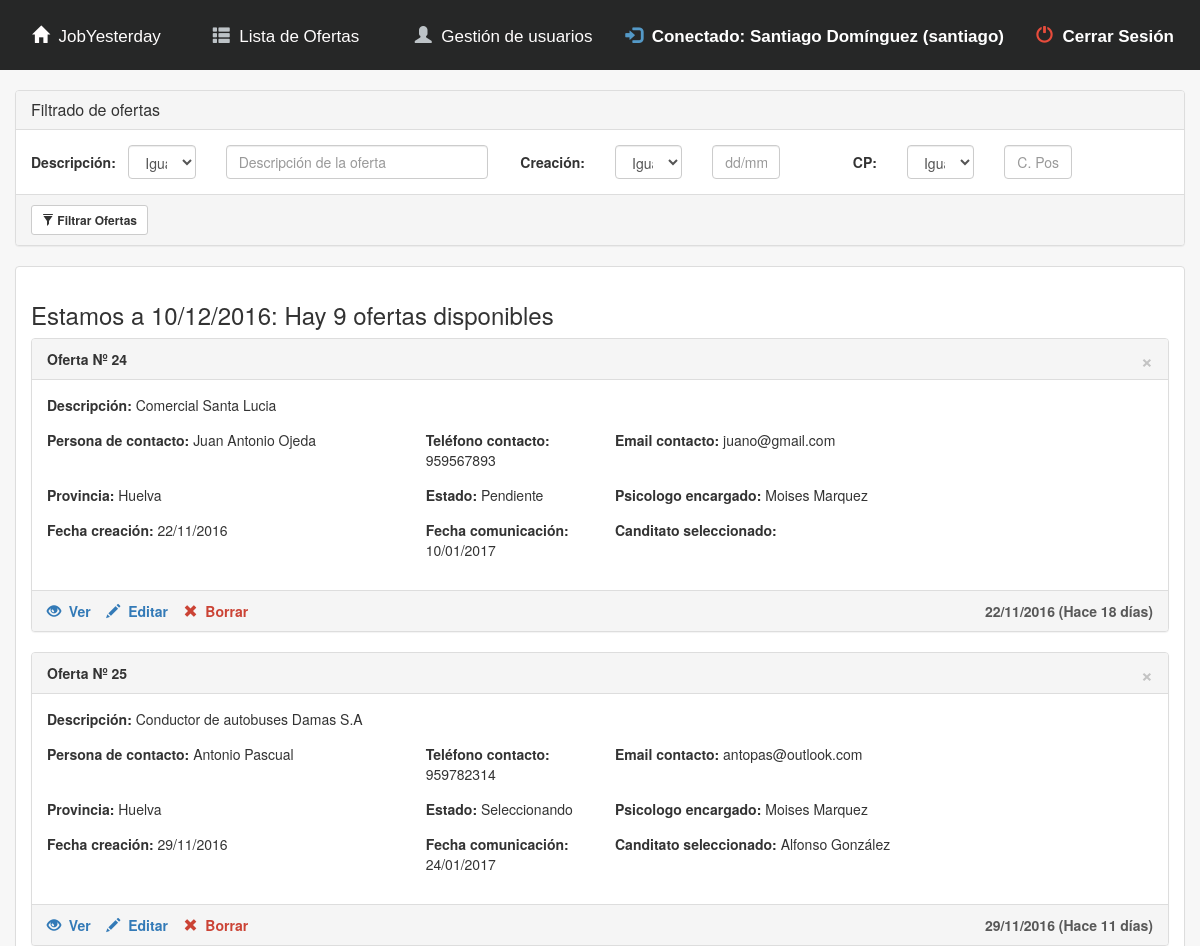
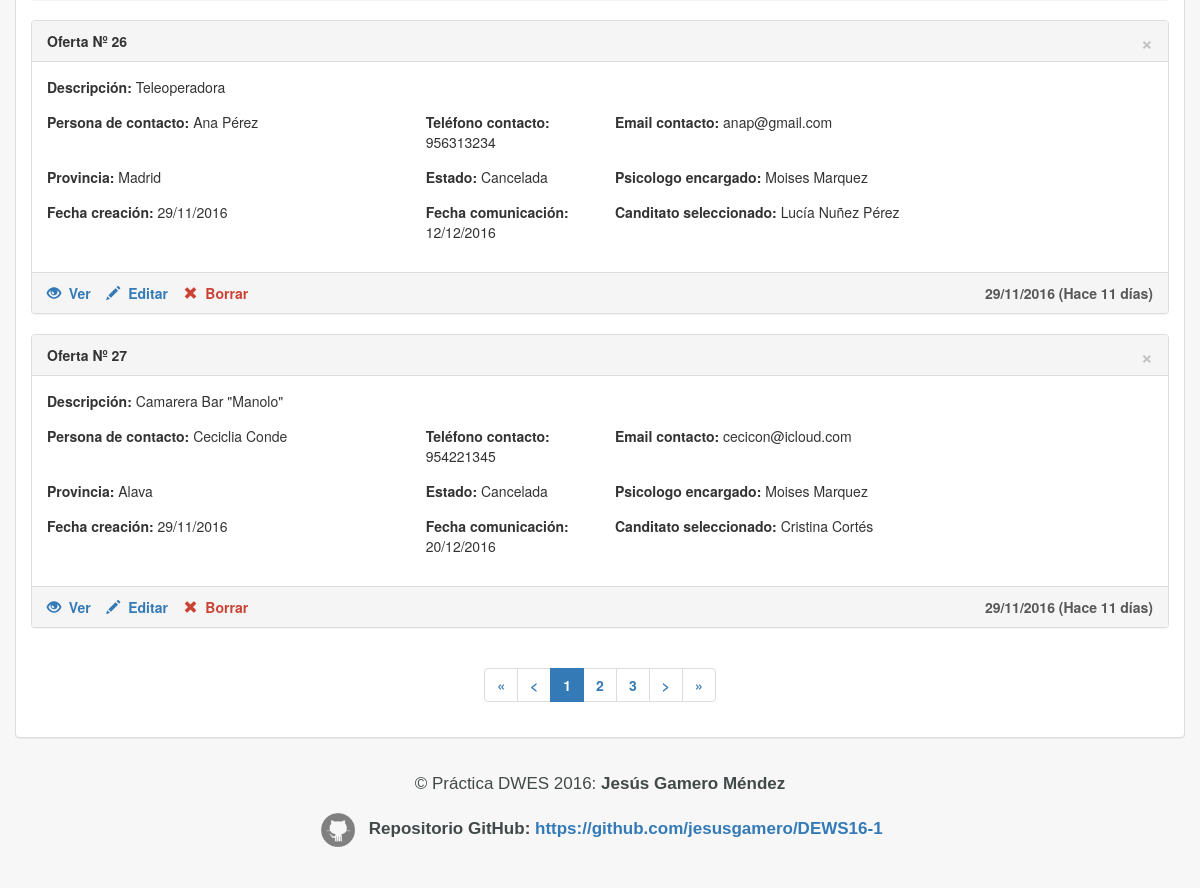
/app/index.php?ctrl=list (signed in), run on an earlier commit of the app's database (2 pictures, top to bottom).
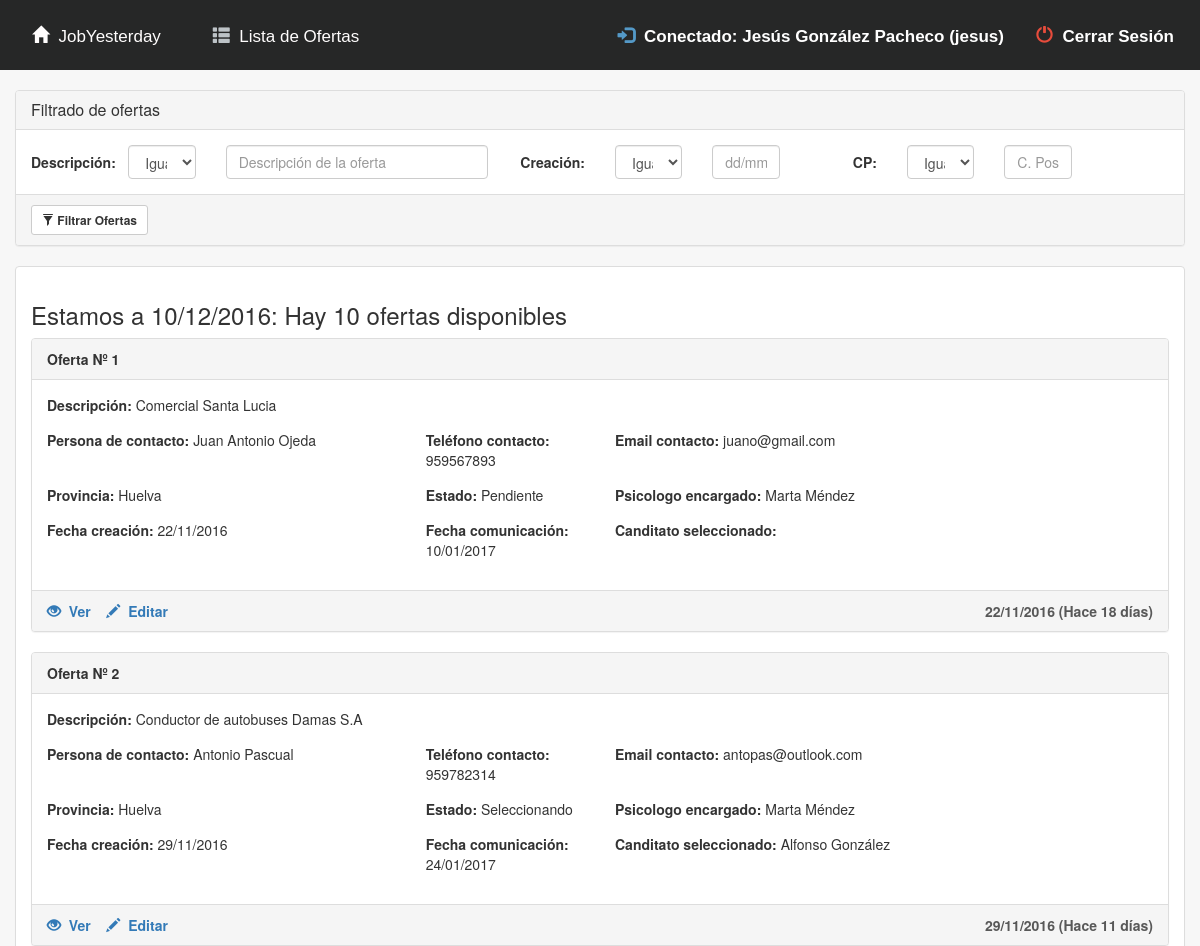
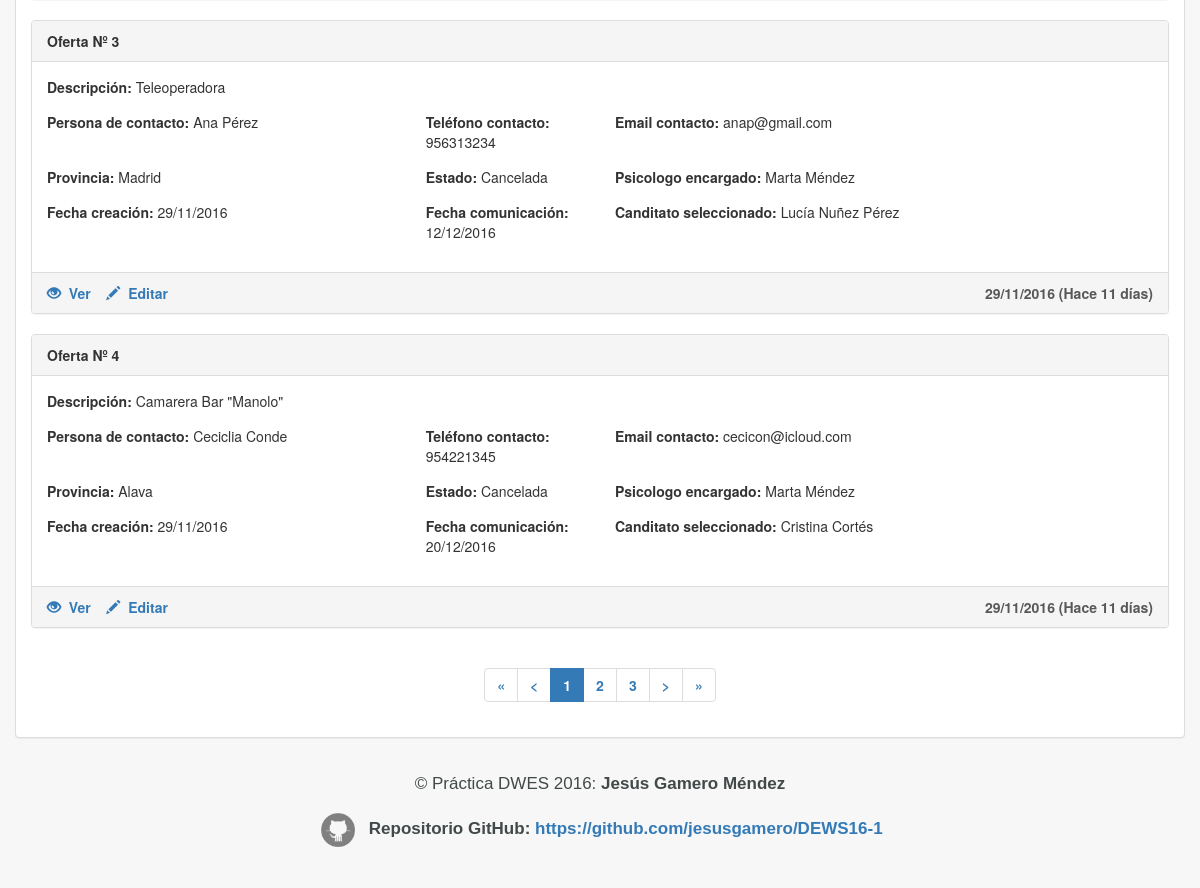
And on a later commit of the database (2 pictures, top to bottom).
### tables this page shows
CREATE TABLE `oferta` (
  `idoferta` int(11) NOT NULL,
  `descripcion` varchar(250) NOT NULL,
  `persona_contacto` varchar(35) NOT NULL,
  `tlf_contacto` int(9) NOT NULL,
  `email_contacto` varchar(25) NOT NULL,
  `dir_empresa` varchar(50) DEFAULT NULL,
  `poblacion` varchar(25) DEFAULT NULL,
  `cp` varchar(5) DEFAULT NULL,
  `provincia` varchar(35) DEFAULT NULL,
  `estado` char(1) DEFAULT NULL,
  `fcreacion` date DEFAULT NULL,
  `fcomunicacion` date DEFAULT NULL,
  `psico_encar` varchar(25) DEFAULT NULL,
  `candidato` varchar(35) DEFAULT NULL,
  `des_candidato` varchar(250) DEFAULT NULL
);

CREATE TABLE `provincia` (
  `cod_provincia` int(2) NOT NULL DEFAULT '0' COMMENT 'Código de la provincia de dos digitos',
  `nombre` varchar(50) NOT NULL DEFAULT '' COMMENT 'Nombre de la provincia'
);

CREATE TABLE `usuario` (
  `cod` int(11) NOT NULL,
  `tipo` char(1) NOT NULL,
  `nombre` varchar(35) DEFAULT NULL,
  `user` varchar(10) DEFAULT NULL,
  `pass` varchar(10) DEFAULT NULL
);

### app/model/DB_connection.php (called while the page is built, shortened)
<?php
Class Database {
	private $link;
	private $result;
	private static $_instance;
	public static function getInstance(){
		if (!(self::$_instance instanceof self)){
			self::$_instance=new self();
		}
		return self::$_instance;
	}
	private function Conectar($conf)
	{
		$this-> link =new mysqli($conf['servidor'], $conf['usuario'], $conf['password']);
		$this->link->select_db($conf['base_datos']);
		$this->link->query("SET NAMES 'utf8'");
	}
	public function Consulta($sql)
	{
		$this->result=$this->link->query($sql);
		return $this->result;
	}
	public function LeeRegistro($result=NULL)
	{
		if (! $result)
		{
			$result=$this->result;
		}
		$this->regActual=$result->fetch_assoc();
		return $this->regActual;
	}
}

### app/model/model.php (called while the page is built, shortened)
<?php
include (MODEL_PATH . "DB_connection.php");
function nombreProvincias($id)
{
	$bdatos = Database::getInstance();
	$query = 'SELECT p.nombre FROM provincia p WHERE p.cod_provincia=' . $id;
	$res = $bdatos->Consulta($query);
	$registro = $bdatos->LeeRegistro();
	return $registro['nombre'];
}
function nombrePsicologo($id)
{
	$bdatos = Database::getInstance();
	$query = 'SELECT u.nombre FROM usuario u WHERE u.cod=' . $id;
	$res = $bdatos->Consulta($query);
	$registro = $bdatos->LeeRegistro();
	return $registro['nombre'];
}
function nRegistros()
{
	$MyBD = Database::getInstance();
	$query = "SELECT count(*) as total FROM oferta";
	$result = $MyBD->Consulta($query);
	$reg = mysqli_fetch_assoc($result);
	return $reg['total'];
}
function verOfertas($posIni)
{
	$bd = database::getInstance();
	$query = "SELECT * FROM oferta LIMIT " . ($posIni - 1) . "," . PROXPAG;
	$res = $bd->Consulta($query);
	while ($line = $bd->LeeRegistro($res)) {
		$ofertas[] = $line;
	}
	return $ofertas;
}

### app/view/list.php (the view, shortened to what this page needs)
	<br>
<div class="container-fluid">
<form class="form-horizontal" method="POST">
<div class="panel panel-default">
 <div class="panel-heading"><h3 class="panel-title">Filtrado de ofertas</h3></div>
<div class="panel-body">
	<div class="row">
	<label class="col-xs-12 col-sm-2 col-md-1 control-label" for="descripcion">Descripción:</label>
	<div class="col-xs-12 col-sm-4 col-md-1">
	<?= creaSelect('cond1a',$criterio,sesion('cond1a'))?>
	</div>
	<div class="col-xs-12 col-sm-5 col-md-3">
		<input id="cond1b" value="<?= sesion('cond1b') ?>" name="cond1b" class="form-control input-md" placeholder="Descripción de la oferta">
	</div>
	<label class="col-xs-12 col-sm-2 col-md-1 control-label" for="creacion">Creación:</label>
	<div class="col-xs-12 col-sm-4 col-md-1">
	<?= creaSelect('cond2a',$criterio,sesion('cond2a'))?>
	</div>
	<div class="col-xs-12 col-sm-5 col-md-1">
		<input id="cond2b" value="<?= sesion('cond2b') ?>"name="cond2b" class="form-control input-md" placeholder="dd/mm/yyyy">
	</div>
	<label class="col-xs-12 col-sm-2 col-md-1 control-label" for="cp">CP:</label>
	<div class="col-xs-12 col-sm-4 col-md-1">
	<?= creaSelect('cond3a',$criterio,sesion('cond3a'))?>
	</div>
	<div class="col-xs-12 col-sm-5 col-md-1">
		<input id="cond3b" value="<?= sesion('cond3b') ?>" name="cond3b" class="form-control input-md" placeholder="C. Postal">
	</div>
	</div>
</div>
 <div class="panel-footer">
 <button class="btn btn-default btn-sm"><span class="glyphicon glyphicon-filter"></span>&nbsp;<b>Filtrar Ofertas</b></button></div>
</div>
</form>
</div>
<div class="container-fluid">
<div class="panel panel-default">
<div class="panel-body">
<h3>Estamos a <?= date("d/m/Y"); ?>:<?php echo " Hay ". $nreg." ofertas disponibles"; ?></h3>
 	<?php if ($listado==null)
	{
	?>
	<center><h3>Oops! No hay ninguna oferta disponible, inserte una nueva.</h3></center><br><br>
	<?php
	}
	else
	{
	foreach ($listado as $clave => $oferta)
	{ ?>
				<div class="panel panel-default">
				<div class="panel-heading"><b>Oferta Nº <?= $oferta['idoferta']; ?> </b>
				<?php if ($_SESSION['tipo']=='A'): ?>
				<a href="?ctrl=delete&id=<?= $oferta['idoferta']; ?>" class="close">&times;</a>
				<?php endif; ?>
				</div>
				<div class="panel-body">
				<div class="form-horizontal">
					<div class="form-group">
					  <div class="col-md-10"><b>Descripción: </b><?= $oferta['descripcion']; ?></div>
					</div>
					<div class="form-group">
					  <div class="col-md-4"><b>Persona de contacto: </b><?= $oferta['persona_contacto']; ?></div>
					  <div class="col-md-2"><b>Teléfono contacto: </B><?= $oferta['tlf_contacto']; ?></div>
					  <div class="col-md-4"><b>Email contacto: </B><?= $oferta['email_contacto']; ?></div>
					</div>
					<div class="form-group">
					  <div class="col-md-4"><b>Provincia: </b><?= nombreProvincias($oferta['provincia']) ?></div>
					  <div class="col-md-2"><b>Estado: </b><?= verEstado($oferta['estado']); ?></div>
					  <div class="col-md-4"><b>Psicologo encargado: </b><?= nombrePsicologo($oferta['psico_encar']) ?></div>
					</div>
					<div class="form-group">
					  <div class="col-md-4"><b>Fecha creación: </b><?= formatoGregoriano($oferta['fcreacion']) ?></div>
					  <div class="col-md-2"><b>Fecha comunicación: </b><?= formatoGregoriano($oferta['fcomunicacion']) ?></div>
					  <div class="col-md-4"><b>Canditato seleccionado: </b><?= $oferta['candidato']; ?></div>
					</div>
				</div>
				</div>
				<div class="panel-footer">
				<a href="?ctrl=info&id=<?= $oferta['idoferta']; ?>"><span class="glyphicon glyphicon-eye-open"></span>&nbsp;<b>&nbsp;Ver</b></a>&nbsp;&nbsp;&nbsp;
				<a href="?ctrl=update&id=<?= $oferta['idoferta']; ?>"><span class="glyphicon glyphicon-pencil"></span>&nbsp;<b>&nbsp;Editar</b></a>&nbsp;&nbsp;&nbsp;
				<?php if ($_SESSION['tipo']=='A'): ?>
				<a href="?ctrl=delete&id=<?= $oferta['idoferta']; ?>" style="color: #CB4335"><span style="color: #FFFFF" class="glyphicon glyphicon-remove"></span>&nbsp;<b>&nbsp;Borrar</b></a>
				<?php endif; ?>
				<label style="float:right; color:#585858"><?= formatoGregoriano($oferta['fcreacion']) ?> (Hace <?= diasTranscurridos($oferta['fcreacion'],date("Y-m-d")); ?> días)</label>
				</div>
				</div>
	<?php }}?>
	<center><b>
		<ul class="pagination">
		<li><a href="?ctrl=list&pag=1" >&laquo;</a></li>
		<li><a href="?ctrl=list&pag=<?php echo ($pag-1);?>"><</a></li>
		<?php for ($i = 1; $i < $maxPag; $i++) {
			if($i==$pag){
			echo "<li class='active'><a href='?ctrl=list&pag=".$i."'>".$i."</a></li>";
			}
			else{
			echo "<li><a href='?ctrl=list&pag=".$i."'>".$i."</a></li>";
			}
		}
		?>
		<li><a href="?ctrl=list&pag=<?php if ($pag < ceil($maxPag-1)){echo ($pag+1);} else {echo (ceil($maxPag-1));} ?>">></a></li>
		<li><a href="?ctrl=list&pag=<?php echo (ceil($maxPag-1));?>">&raquo;</a></li>
		</ul>
	</b></center>
</div>
</div>
</div>

### app/index.php (shortened to what this page needs)
<html>
    <head>
		<link rel="stylesheet" href="template/css/login.css">
		<link rel="stylesheet" href="template/css/barras.css">
		<link rel="stylesheet" href="https://maxcdn.bootstrapcdn.com/bootstrap/3.3.7/css/bootstrap.min.css">
    </head>
<body style="background-color:#F7F7F7">
<?php
if (isset($_SESSION["tipo"]) )
{
	if ($_SESSION['tipo']=='A' || $_SESSION['tipo']=='P')
	{
		include(TEMPLATE_PATH.'encabezado.php');
	}
}
$ctrl=isset($_GET['ctrl']) ? $_GET['ctrl'] : 'login';
$file=CTRL_PATH.$ctrl.'.php';
if (file_exists($file))
{
    include($file);
}
else
{
    include(CTRL_PATH.'error404.php');
}
if (isset($_SESSION["tipo"]) )
{
	if ($_SESSION['tipo']=='A' || $_SESSION['tipo']=='P')
	{
		include(TEMPLATE_PATH.'pie.php');
	}
}
?>
</body>
</html>

### app/template/encabezado.php (shortened to what this page needs)
<ul id="menu-bar">
 <li><a href="?ctrl=list"><span class="glyphicon glyphicon-home"></span>&nbsp;&nbsp;JobYesterday</a></li>
 <li><a style="width: 190px" href="?ctrl=list"><span style="color:#BDC3C7" class="glyphicon glyphicon-th-list"></span>&nbsp;&nbsp;Lista de Ofertas</a>
 </li>
 <li>
 <?php if ($_SESSION['tipo']=='A'): ?>
	  	<a style="width: 220px" href="?ctrl=list_user"><span class="glyphicon glyphicon-user" style="color:#BDC3C7"></span>&nbsp;&nbsp;Gestión de usuarios</a>
	 <?php endif; ?>
 </li>
 <li style="position:absolute; right:170px"><a style="color:#FFFFFF"><span style="color:#5499C7" class="glyphicon glyphicon-log-in"></span><b>&nbsp;&nbsp;Conectado: <?= $_SESSION['nombre']?> (<?= $_SESSION['usuario']?>)</b></a></li>
 <li style="position:absolute; right:0px"><a href="?ctrl=logout" style="color:#FFFFFF"><span class="glyphicon glyphicon-off" style="color:#E74C3C"></span><B>&nbsp;&nbsp;Cerrar Sesión</B></a></li>
</ul>
<br>

### app/ctrl/list.php (shortened to what this page needs)
<?php
$ofertas = array();
include_once (MODEL_PATH . "model.php");
include_once (HELPERS_PATH . "helpers.php");
$criterio = array(
	'=' => "Igual a",
	'LIKE' => "Contenga",
	'>' => "Mayor",
	'<' => "Menor"
);
if (sesion('cond1b') == '' && sesion('cond2b') == '' && sesion('cond3b') == '') {
	if (isset($_GET['pag'])) $pag = $_GET['pag'];
	else $pag = 1;
	$maxPag = ((int)(NRegistros()) / PROXPAG) + 1;
	$posIni = (($pag - 1) * PROXPAG) + 1;
	$listado = verOfertas($posIni);
	$nreg = NRegistros();
	include_once (VIEW_PATH . "list.php");
}
?>

### app/helpers/helpers.php (shortened to what this page needs)
<?php
function verEstado($estado)
{
	if ($estado == 'P') {
		return 'Pendiente';
	}
	else
	if ($estado == 'R') {
		return 'Realizando';
	}
	else
	if ($estado == 'S') {
		return 'Seleccionando';
	}
	else
	if ($estado == 'C') {
		return 'Cancelada';
	}
}
function formatoGregoriano($fecha_old)
{
	$a = explode('-', $fecha_old);
	$fecha_new = $a[2] . '/' . $a[1] . '/' . $a[0];
	return $fecha_new;
}
function sesion($nombreCampo, $valorPorDefecto = '')
{
	if (isset($_SESSION[$nombreCampo])) return $_SESSION[$nombreCampo];
	else return $valorPorDefecto;
}
function creaSelect($name, $opciones, $valorDefecto = '')
{
	$html = "\n" . '<select class="form-control" name="' . $name . '">';
	foreach($opciones as $value => $text) {
		if ($value == $valorDefecto) $select = 'selected="selected"';
		else $select = "";
		$html.= "\n\t<option value=\"$value\" $select>$text</option>";
	}
	$html.= "\n</select>";
	return $html;
}
function diasTranscurridos($fecha_i, $fecha_f)
{
	$dias = (strtotime($fecha_i) - strtotime($fecha_f)) / 86400;
	$dias = abs($dias);
	$dias = floor($dias);
	return $dias;
}

### app/template/pie.php
<footer><div id="footer"><br>
<center>
<p>&copy; Práctica DWES 2016: <B>Jesús Gamero Méndez</B><br><br>
<img src="template/img/github.png" alt="Smiley face" height="42" width="42">&nbsp;&nbsp;<b>Repositorio GitHub: <a href="https://github.com/jesusgamero/DEWS16-1">https://github.com/jesusgamero/DEWS16-1</a></b><br><br>
</div></footer>

### app/template/css/barras.css (style rules this page uses)
#footer { width: 100%; margin: 0px 0px 0px 0px; padding: 0px 6px 4px 6px; height: 130px; line-height: 100%; background: #F7F7F7; font-weight: lighter; font-family: Arial, Helvetica, sans-serif; font-style: normal; font-size: 17px; color: #424949; }
#menu-bar { width: 100%; margin: 0px 0px 0px 0px; padding: 6px 6px 4px 6px; height: 70px; line-height: 100%; background: #262727; position:relative; z-index:999; }
#menu-bar li { margin: 0px 0px 6px 0px; padding: 14px 6px 0px 6px; float: left; position: relative; list-style: none; }
#menu-bar a { font-weight: lighter; font-family: sans-serif; font-style: normal; font-size: 17px; color: #FFFDFD; text-decoration: none; display: block; padding: 6px 20px 6px 20px; margin: 0; margin-bottom: 0px; height: 50px; }
#menu-bar:after { content: "."; display: block; clear: both; visibility: hidden; line-height: 0; height: 0; }
#menu-bar { display: inline-block; }

What changed in the data, as far as the page shows it:
removed oferta: idoferta "24", descripcion "Comercial Santa Lucia", persona_contacto "Juan Antonio Ojeda", tlf_contacto "959567893", email_contacto "juano@gmail.com", provincia.nombre "Huelva", estado "Pendiente", psico_encar.nombre "Moises Marquez", fcreacion "22/11/2016", fcomunicacion "10/01/2017"
removed oferta: idoferta "25", descripcion "Conductor de autobuses Damas S.A", persona_contacto "Antonio Pascual", tlf_contacto "959782314", email_contacto "antopas@outlook.com", provincia.nombre "Huelva", estado "Seleccionando", psico_encar.nombre "Moises Marquez", fcreacion "29/11/2016", fcomunicacion "24/01/2017", candidato "Alfonso González"
removed oferta: idoferta "26", descripcion "Teleoperadora", persona_contacto "Ana Pérez", tlf_contacto "956313234", email_contacto "anap@gmail.com", provincia.nombre "Madrid", estado "Cancelada", psico_encar.nombre "Moises Marquez", fcreacion "29/11/2016", fcomunicacion "12/12/2016", candidato "Lucía Nuñez Pérez"
removed oferta: idoferta "27", descripcion "Camarera Bar \"Manolo\"", persona_contacto "Ceciclia Conde", tlf_contacto "954221345", email_contacto "cecicon@icloud.com", provincia.nombre "Alava", estado "Cancelada", psico_encar.nombre "Moises Marquez", fcreacion "29/11/2016", fcomunicacion "20/12/2016", candidato "Cristina Cortés"
added oferta: idoferta "1", descripcion "Comercial Santa Lucia", persona_contacto "Juan Antonio Ojeda", tlf_contacto "959567893", email_contacto "juano@gmail.com", provincia.nombre "Huelva", estado "Pendiente", psico_encar.nombre "Marta Méndez", fcreacion "22/11/2016", fcomunicacion "10/01/2017"
added oferta: idoferta "2", descripcion "Conductor de autobuses Damas S.A", persona_contacto "Antonio Pascual", tlf_contacto "959782314", email_contacto "antopas@outlook.com", provincia.nombre "Huelva", estado "Seleccionando", psico_encar.nombre "Marta Méndez", fcreacion "29/11/2016", fcomunicacion "24/01/2017", candidato "Alfonso González"
added oferta: idoferta "3", descripcion "Teleoperadora", persona_contacto "Ana Pérez", tlf_contacto "956313234", email_contacto "anap@gmail.com", provincia.nombre "Madrid", estado "Cancelada", psico_encar.nombre "Marta Méndez", fcreacion "29/11/2016", fcomunicacion "12/12/2016", candidato "Lucía Nuñez Pérez"
added oferta: idoferta "4", descripcion "Camarera Bar \"Manolo\"", persona_contacto "Ceciclia Conde", tlf_contacto "954221345", email_contacto "cecicon@icloud.com", provincia.nombre "Alava", estado "Cancelada", psico_encar.nombre "Marta Méndez", fcreacion "29/11/2016", fcomunicacion "20/12/2016", candidato "Cristina Cortés"
Also different on the page:
$_SESSION['nombre']: "Santiago Domínguez" → "Jesús González Pacheco"
$_SESSION['usuario']: "santiago" → "jesus"
$nreg: "9" → "10"
text no longer shown: "Gestión de usuarios"
